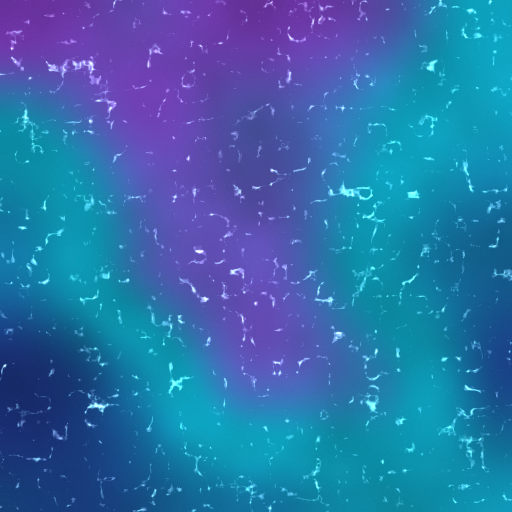
#> input picture docs/lab/imagination_discovery/vid/frames/dvid1_f23.bmp, 1024 x 1024 px, found by its file name (shown at 1/2 size)
$ python score_mech.py ../frames/dvid1_f23.bmp
#> lines starting #> are read from the running program, lines starting #| are printed output that depends on the picture
#!/usr/bin/env python3
"""Round-4 mechanism scorer. Compares a variant frame pair against the
round-3 baseline: crops 3 regions, builds side-by-sides, reports edge
energy / V-SHARP / temporal delta. Usage: score_mech.py <ID>"""
import sys, os, numpy as np
from PIL import Image

MID = sys.argv[1]
BASE = os.path.expanduser("~/workspace/tnn-lab/imagination_discovery/vid/frames/dvid1_f23.bmp")
BASE22 = os.path.expanduser("~/workspace/tnn-lab/imagination_discovery/vid/frames/dvid1_f22.bmp")
VDIR = os.path.expanduser("~/workspace/tmp_vid/r4v")
CROPS = os.path.expanduser("~/workspace/tnn-lab/imagination_discovery/vid/r4/crops")
REGIONS = {"fg": (384, 700, 640, 956), "mid": (384, 430, 640, 686),
           "spire": (440, 300, 696, 556)}

def L(p): return np.asarray(Image.open(p).convert("L"), dtype=np.float64)
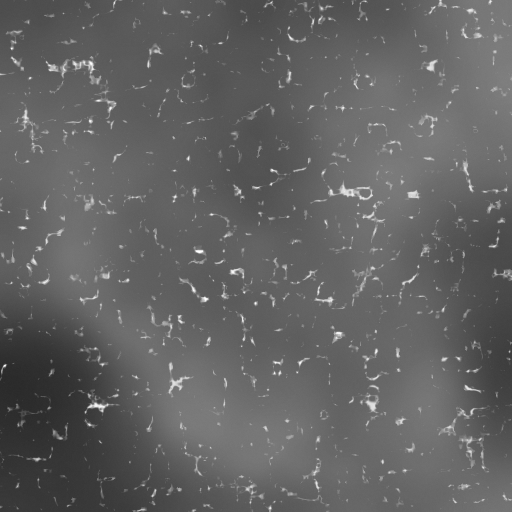
#> returned value: shape (1024, 1024) float64 (shown at 1/2 size); min 41, max 255, mean 98.3
def edge(a):
    gx = np.abs(np.diff(a, axis=1)).mean(); gy = np.abs(np.diff(a, axis=0)).mean()
    return gx, gy

def vsharp(p):
    a = L(p); h, w = a.shape; out = np.zeros_like(a)
    for yy in range(2, h - 2):
        for xx in range(2, w - 2):
            out[yy, xx] = abs(2*a[yy,xx]-a[yy,xx-2]-a[yy,xx+2]) + abs(2*a[yy,xx]-a[yy-2,xx]-a[yy+2,xx])
    return out.mean()

b23, b22 = L(BASE), L(BASE22)
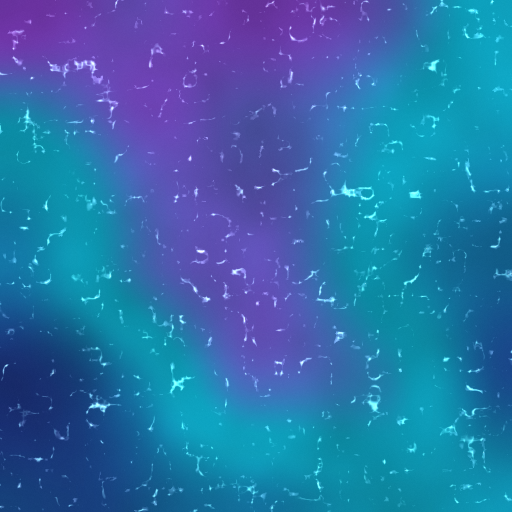
#> input picture docs/lab/imagination_discovery/vid/frames/dvid1_f22.bmp, 1024 x 1024 px, found by its file name (shown at 1/2 size)
#> in L (call 2), `def L(p): return np.asarray(Image.open(p).convert("L"), dtype=np.float..`:
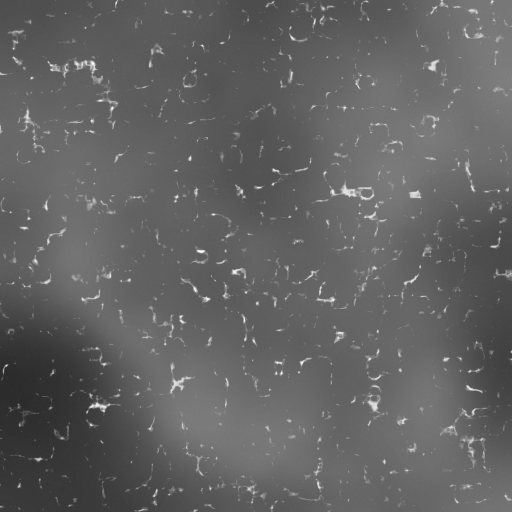
#> returned value: shape (1024, 1024) float64 (shown at 1/2 size); min 41, max 255, mean 98.1
v23p = os.path.join(VDIR, MID, "f23.bmp"); v22p = os.path.join(VDIR, MID, "f22.bmp")
#> (the run stopped early here; a loop or call above may not have finished)
